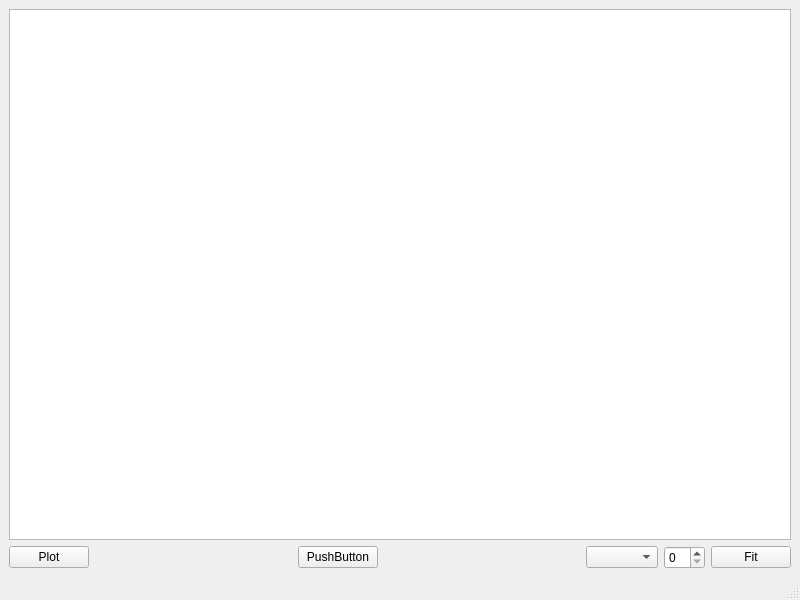
<?xml version="1.0" encoding="UTF-8"?>
<ui version="4.0">
 <class>MainWindow</class>
 <widget class="QMainWindow" name="MainWindow">
  <property name="geometry">
   <rect>
    <x>0</x>
    <y>0</y>
    <width>800</width>
    <height>600</height>
   </rect>
  </property>
  <property name="windowTitle">
   <string>MainWindow</string>
  </property>
  <widget class="QWidget" name="centralwidget">
   <layout class="QGridLayout" name="gridLayout">
    <item row="0" column="2">
     <widget class="PlotWidget" name="spectrum_view">
      <property name="backgroundBrush">
       <brush brushstyle="NoBrush">
        <color alpha="0">
         <red>0</red>
         <green>0</green>
         <blue>0</blue>
        </color>
       </brush>
      </property>
     </widget>
    </item>
    <item row="1" column="2">
     <layout class="QHBoxLayout" name="horizontalLayout">
      <item>
       <layout class="QHBoxLayout" name="roi_layout"/>
      </item>
      <item>
       <widget class="QPushButton" name="plot_btn">
        <property name="text">
         <string>Plot</string>
        </property>
       </widget>
      </item>
      <item>
       <spacer name="horizontalSpacer_2">
        <property name="orientation">
         <enum>Qt::Horizontal</enum>
        </property>
        <property name="sizeHint" stdset="0">
         <size>
          <width>40</width>
          <height>20</height>
         </size>
        </property>
       </spacer>
      </item>
      <item>
       <widget class="QPushButton" name="range_btn">
        <property name="text">
         <string>PushButton</string>
        </property>
       </widget>
      </item>
      <item>
       <spacer name="horizontalSpacer">
        <property name="orientation">
         <enum>Qt::Horizontal</enum>
        </property>
        <property name="sizeHint" stdset="0">
         <size>
          <width>40</width>
          <height>20</height>
         </size>
        </property>
       </spacer>
      </item>
      <item>
       <widget class="QComboBox" name="fit_function"/>
      </item>
      <item>
       <widget class="QSpinBox" name="fit_Nmax">
        <property name="maximumSize">
         <size>
          <width>100</width>
          <height>16777215</height>
         </size>
        </property>
       </widget>
      </item>
      <item>
       <widget class="QPushButton" name="fit_btn">
        <property name="text">
         <string>Fit</string>
        </property>
       </widget>
      </item>
     </layout>
    </item>
   </layout>
  </widget>
  <widget class="QMenuBar" name="menubar">
   <property name="geometry">
    <rect>
     <x>0</x>
     <y>0</y>
     <width>800</width>
     <height>24</height>
    </rect>
   </property>
  </widget>
  <widget class="QStatusBar" name="statusbar"/>
 </widget>
 <customwidgets>
  <customwidget>
   <class>PlotWidget</class>
   <extends>QGraphicsView</extends>
   <header location="global">pyqtgraph</header>
  </customwidget>
 </customwidgets>
 <resources/>
 <connections/>
</ui>
